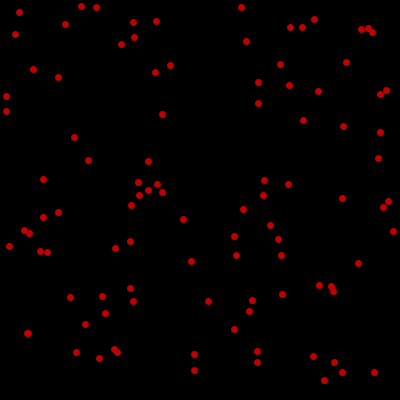
Frame 1 (no input)
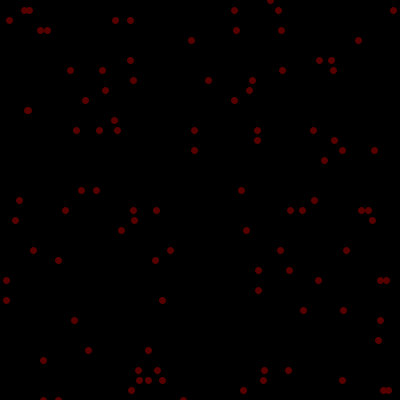
Frame 60 (the mouse pressed at the canvas centre just before this capture)
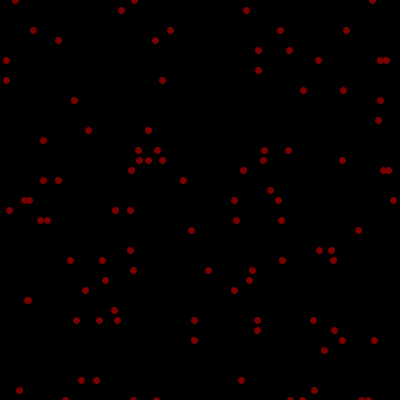
Frame 120 (the mouse held since frame 60 and released just before this capture)

The Processing sketch that drew these frames (run headless with seeded random() and noise(); from frame 60 on, the mouse is pressed at the canvas centre):

// Processing sketch: processing_164745
// ── processing_164745.pde

float[] xCoord = new float[100];
float[] yCoord = new float[100];
 
void setup(){
size(400,400);
for(int i = 0; i < 100; i++){
xCoord[i] = random(width);
yCoord[i] = random(height);
}
}
 
void draw(){
background(0);
strokeWeight(7);
stroke(random(255),random(0),random(0));
for(int i = 0; i < 100; i++){
point(xCoord[i], yCoord[i]);
yCoord[i] += 10;
if(yCoord[i] > height){
  yCoord[i] = 0;
}
/*Add code to make the points move down the screen!
*/
}
}
